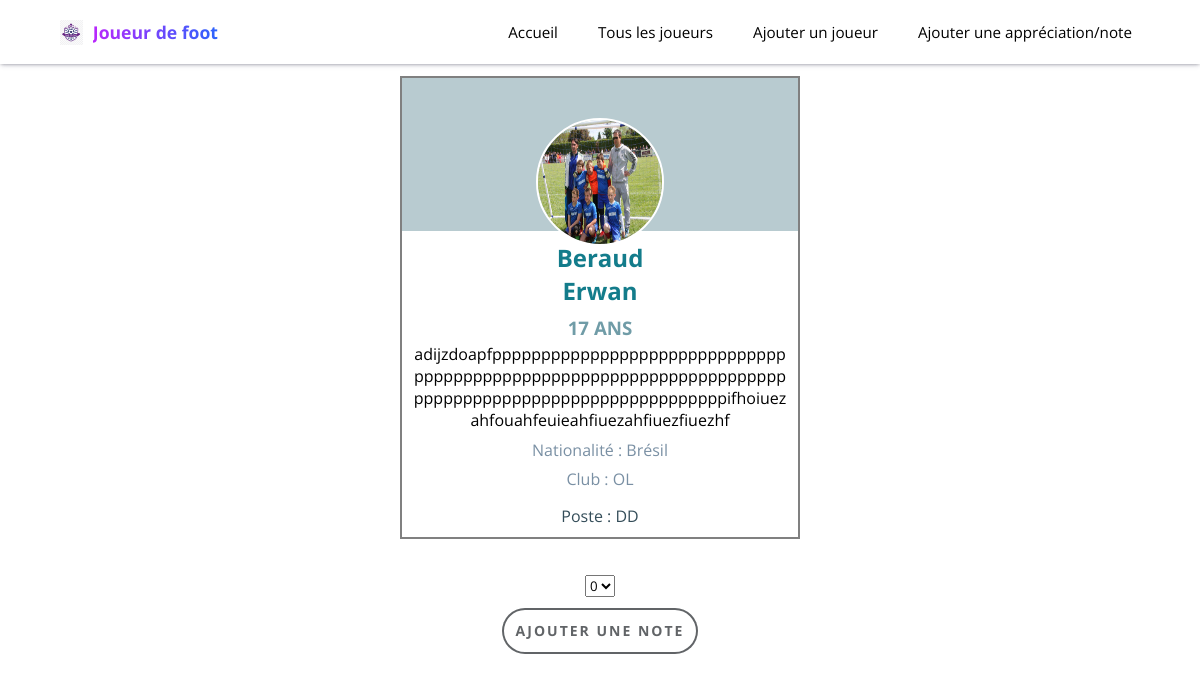
Page /add-rating.php?player_id=8 on the committed database.
### tables this page shows
CREATE TABLE `joueur` (
  `id` int(255) NOT NULL,
  `nom` varchar(255) NOT NULL,
  `prenom` varchar(255) NOT NULL,
  `age` int(255) NOT NULL,
  `club` varchar(255) NOT NULL,
  `nation` varchar(255) NOT NULL,
  `poste` varchar(255) NOT NULL,
  `appreciation` varchar(255) DEFAULT NULL,
  `note` int(255) DEFAULT NULL,
  `tete` varchar(255) DEFAULT NULL
);

### add-rating.php (the view, shortened to what this page needs)
<?php
include 'db_connexion.php';
?>
<!DOCTYPE html>
<html lang="fr">
<head>
    <link rel="stylesheet" href="style.css">
    <link rel="stylesheet" href="https://cdnjs.cloudflare.com/ajax/libs/font-awesome/6.6.0/css/all.min.css" />
</head>
<body>
    <nav>
        <div class="logo">
            <img src="assets/Logo64x64.png" alt="logo" />
            <h1>Joueur de foot</h1>
        </div>
        <ul>
            <li>
                <a href="../football player/index.php">Accueil</a>
            </li>
            <li>
                <a href="../football player/all-players.php">Tous les joueurs</a>
            </li>
            <li>
                <a href="../football player/add-player.php">Ajouter un joueur</a>
            </li>
            <li>
                <a href="#">Ajouter une appréciation/note</a>
            </li>
        </ul>
    </nav>
    <?php
    $player_id = $_GET['player_id'];
    $req = 'SELECT * FROM joueur WHERE id = :player_id';
    $sql = $conn->prepare($req);
    $sql->bindParam(':player_id', $player_id, PDO::PARAM_INT);
    $sql->execute();
    $result = $sql->fetchAll(PDO::FETCH_ASSOC);
    if (count($result) > 0) {
        foreach ($result as $row) {
    ?>
            <div class="container">
                <div class="card-solo">
                    <div class="card-top">
                        <?php
                        if (!empty($row["tete"])) {
                            echo "<img class='profil-solo' src='" . htmlspecialchars($row['tete']) . "' width='50', heigth='50'>";
                        } else {
                            echo "<img class='profil-solo' src='assets/default.jpg' width='100'>";
                        }
                        ?>
                    </div>
                    <div class="card-infos">
                        <div class="nom-prenom">
                            <h2><?php
                                echo htmlspecialchars($row['nom']); ?></h2>
                            <h2><?php
                                echo htmlspecialchars($row['prenom']) ?></h2>
                        </div>
                        <h3 class="age"><?php echo htmlspecialchars($row['age']) . ' ans' ?></h3>
                        <p class="appreciation">
                            <?php
                            if (isset($row['appreciation']) && !is_null($row['appreciation'])) {
                                echo htmlspecialchars($row['appreciation']);
                            } ?>
                        </p>
                        <p class="nation-club">
                            <?php
                            echo 'Nationalité : ' . htmlspecialchars($row['nation']) . '<p class="nation-club"> Club : ' . htmlspecialchars($row['club']) . '</p>'; ?>
                        </p>
                        <p class="poste">
                            <?php
                            echo 'Poste : ' . htmlspecialchars($row['poste'])
                            ?>
                        </p>
                    </div>
                </div>
            </div>
            <form method="post" class="add-appreciation-form">
                <select name="rating" id="rating">
                    <?php for ($i = 0; $i <= 5; $i++) { ?>
                        <option value="<?php echo $i; ?>"> <?php echo $i; ?></option>
                    <?php
                    } ?>
                </select>
                <button type="submit">Ajouter une note</button>
            </form>
    <?php
        }
    } else {
        echo "<p>Joueur non trouvé</p>";
    }
    ?>
</body>
</html>

### style.css (style rules this page uses)
* { font-family: "Open Sans", sans-serif; font-optical-sizing: auto; font-style: normal; }
h2, h3, p { margin: 0; }
* { box-sizing: border-box; -webkit-font-smoothing: antialiased; -moz-osx-font-smoothing: grayscale; }
body { padding: 0; margin: 0; font-family: "Poppins", sans-serif; }
nav { padding: 5px 5%; display: flex; justify-content: space-between; align-items: center; box-shadow: rgba(50, 50, 93, 0.25) 0px 2px 5px -1px, rgba(0, 0, 0, 0.3) 0px 1px 3px -1px; z-index: 1; }
nav .logo { display: flex; align-items: center; }
nav .logo img { height: 25px; width: auto; margin-right: 10px; }
nav .logo h1 { font-size: 1.1rem; background: linear-gradient(to right, #b927fc 0%, #2c64fc 100%); -webkit-background-clip: text; background-clip: text; -webkit-text-fill-color: transparent; }
nav ul { list-style: none; display: flex; }
nav ul li { margin-left: 1.5rem; }
nav ul li a { text-decoration: none; color: #000; font-size: 95%; font-weight: 400; padding: 4px 8px; border-radius: 5px; }
.card-solo { border: 2px solid grey; width: 400px; min-height: 450px; display: flex; flex-direction: column; justify-content: flex-start; align-items: center; }
.card-top { background-color: #B8CBD0; text-align: center; width: 100%; padding: 10px 0; }
.card-infos { display: flex; flex-direction: column; align-items: center; width: 100%; padding: 10px; box-sizing: border-box; }
.container { margin-top: 1%; display: flex; flex-direction: row; justify-content: center; }
.profil-solo { height: 8em; width: 8em; border-radius: 50%; border: solid 2px white; position: relative; top: 30px; }
.nom-prenom { display: flex; flex-direction: column; align-items: center; color: #137C8B; }
.age { color: #709CA7 ; margin-top: 2%; text-transform: uppercase; }
.nation-club { color: #7A90A4; margin-top: 2%; }
.poste { color: #344D59; margin-top: 4%; }
.appreciation { text-align: center; margin-top: 1%; word-wrap: break-word; overflow-wrap: break-word; overflow: hidden; text-overflow: ellipsis; max-width: 100%; }
.add-appreciation-form { margin-top: 3%; display: flex; flex-direction: column; align-items: center; }
.add-appreciation-form button { display: inline-block; outline: none; cursor: pointer; font-size: 14px; line-height: 1; border-radius: 500px; transition-property: background-color,border-color,color,box-shadow,filter; transition-duration: .3s; border: 1px solid transparent; letter-spacing: 2px; min-width: 160px; text-transform: uppercase; white-space: normal; font-weight: 700; text-align: center; padding: 16px 14px 18px; color: #616467; box-shadow: inset 0 0 0 2px #616467; background-color: transparent; height: 48px; margin-top: 0.8%; }

### rows in the picture
joueur: tete (picture), nom "Beraud", prenom "Erwan", age "17", appreciation "adijzdoapfppppppppppppppppppppppppppppppppppppppppppppppppppppppppppppppppppppppppppppppppppppppppppppppppppppifhoiuezahfouahfeuieahfiuezahfiuezfiuezhf", nation "Brésil", club "OL", poste "DD"

### other values in the picture
form field rating "0"
